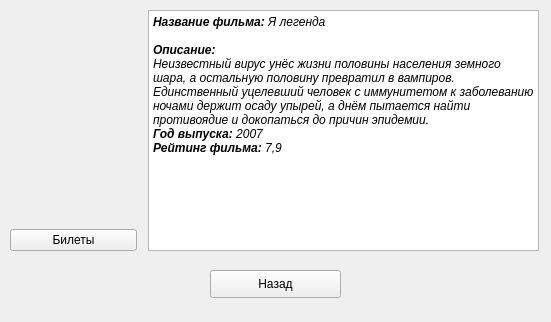
<?xml version="1.0" encoding="UTF-8"?>
<ui version="4.0">
 <class>Legend</class>
 <widget class="QWidget" name="Legend">
  <property name="geometry">
   <rect>
    <x>0</x>
    <y>0</y>
    <width>551</width>
    <height>322</height>
   </rect>
  </property>
  <property name="windowTitle">
   <string>Я легенда</string>
  </property>
  <property name="windowIcon">
   <iconset resource="resource.qrc">
    <normaloff>:/rec/img/afisha.png</normaloff>:/rec/img/afisha.png</iconset>
  </property>
  <widget class="QPushButton" name="pushButton">
   <property name="geometry">
    <rect>
     <x>210</x>
     <y>270</y>
     <width>131</width>
     <height>28</height>
    </rect>
   </property>
   <property name="text">
    <string>Назад</string>
   </property>
  </widget>
  <widget class="QTextEdit" name="textEdit">
   <property name="geometry">
    <rect>
     <x>148</x>
     <y>10</y>
     <width>391</width>
     <height>241</height>
    </rect>
   </property>
   <property name="readOnly">
    <bool>true</bool>
   </property>
   <property name="html">
    <string>&lt;!DOCTYPE HTML PUBLIC &quot;-//W3C//DTD HTML 4.0//EN&quot; &quot;http://www.w3.org/TR/REC-html40/strict.dtd&quot;&gt;
&lt;html&gt;&lt;head&gt;&lt;meta name=&quot;qrichtext&quot; content=&quot;1&quot; /&gt;&lt;style type=&quot;text/css&quot;&gt;
p, li { white-space: pre-wrap; }
&lt;/style&gt;&lt;/head&gt;&lt;body style=&quot; font-family:'MS Shell Dlg 2'; font-size:7.8pt; font-weight:400; font-style:normal;&quot;&gt;
&lt;p style=&quot; margin-top:0px; margin-bottom:0px; margin-left:0px; margin-right:0px; -qt-block-indent:0; text-indent:0px;&quot;&gt;&lt;span style=&quot; font-size:9pt; font-weight:600; font-style:italic;&quot;&gt;Название фильма: &lt;/span&gt;&lt;span style=&quot; font-size:9pt; font-style:italic;&quot;&gt;Я легенда&lt;/span&gt;&lt;/p&gt;
&lt;p style=&quot;-qt-paragraph-type:empty; margin-top:0px; margin-bottom:0px; margin-left:0px; margin-right:0px; -qt-block-indent:0; text-indent:0px; font-size:9pt; font-style:italic;&quot;&gt;&lt;br /&gt;&lt;/p&gt;
&lt;p style=&quot; margin-top:0px; margin-bottom:0px; margin-left:0px; margin-right:0px; -qt-block-indent:0; text-indent:0px;&quot;&gt;&lt;span style=&quot; font-size:9pt; font-weight:600; font-style:italic;&quot;&gt;Описание:&lt;/span&gt;&lt;/p&gt;
&lt;p style=&quot; margin-top:0px; margin-bottom:0px; margin-left:0px; margin-right:0px; -qt-block-indent:0; text-indent:0px;&quot;&gt;&lt;span style=&quot; font-size:9pt; font-style:italic;&quot;&gt;Неизвестный вирус унёс жизни половины населения земного шара, а остальную половину превратил в вампиров. Единственный уцелевший человек с иммунитетом к заболеванию ночами держит осаду упырей, а днём пытается найти противоядие и докопаться до причин эпидемии.&lt;/span&gt;&lt;/p&gt;
&lt;p style=&quot; margin-top:0px; margin-bottom:0px; margin-left:0px; margin-right:0px; -qt-block-indent:0; text-indent:0px;&quot;&gt;&lt;span style=&quot; font-size:9pt; font-weight:600; font-style:italic;&quot;&gt;Год выпуска: &lt;/span&gt;&lt;span style=&quot; font-size:9pt; font-style:italic;&quot;&gt;2007&lt;/span&gt;&lt;/p&gt;
&lt;p style=&quot; margin-top:0px; margin-bottom:0px; margin-left:0px; margin-right:0px; -qt-block-indent:0; text-indent:0px;&quot;&gt;&lt;span style=&quot; font-size:9pt; font-weight:600; font-style:italic;&quot;&gt;Рейтинг фильма:&lt;/span&gt;&lt;span style=&quot; font-size:9pt; font-style:italic;&quot;&gt; 7,9&lt;/span&gt;&lt;/p&gt;&lt;/body&gt;&lt;/html&gt;</string>
   </property>
  </widget>
  <widget class="QWidget" name="">
   <property name="geometry">
    <rect>
     <x>10</x>
     <y>10</y>
     <width>127</width>
     <height>241</height>
    </rect>
   </property>
   <layout class="QVBoxLayout" name="verticalLayout">
    <item>
     <widget class="QLabel" name="label">
      <property name="text">
       <string/>
      </property>
      <property name="pixmap">
       <pixmap>../legend.jpg</pixmap>
      </property>
     </widget>
    </item>
    <item>
     <widget class="QPushButton" name="pushButton_tickets">
      <property name="text">
       <string>Билеты</string>
      </property>
     </widget>
    </item>
   </layout>
  </widget>
 </widget>
 <resources>
  <include location="resource.qrc"/>
 </resources>
 <connections/>
</ui>
